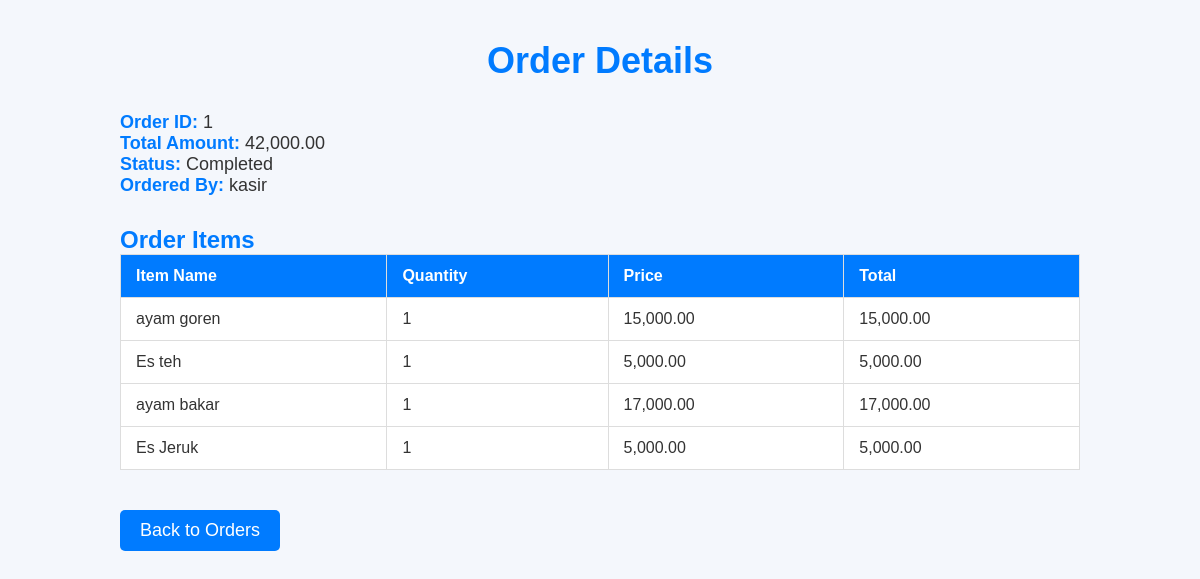
The page /pages/admin/order/order_detail.php?id=1 (signed in) on the database its author committed.
### tables this page shows
CREATE TABLE `orders` (
  `id` int(11) NOT NULL,
  `user_id` int(11) NOT NULL,
  `table_id` int(11) DEFAULT NULL,
  `order_type` enum('dine-in','take-away') NOT NULL,
  `total_amount` decimal(10,2) NOT NULL,
  `status` enum('pending','completed','cancelled') DEFAULT 'pending',
  `created_at` timestamp NULL DEFAULT current_timestamp(),
  `updated_at` timestamp NULL DEFAULT current_timestamp() ON UPDATE current_timestamp()
);

CREATE TABLE `users` (
  `id` int(11) NOT NULL,
  `username` varchar(100) NOT NULL,
  `password` varchar(255) NOT NULL,
  `role` enum('admin','kasir','pelayan') NOT NULL,
  `created_at` timestamp NOT NULL DEFAULT current_timestamp(),
  `updated_at` timestamp NOT NULL DEFAULT current_timestamp() ON UPDATE current_timestamp()
);

CREATE TABLE `order_items` (
  `id` int(11) NOT NULL,
  `order_id` int(11) NOT NULL,
  `menu_item_id` int(11) NOT NULL,
  `quantity` int(11) NOT NULL,
  `price` decimal(10,2) NOT NULL
);

CREATE TABLE `menu_items` (
  `id` int(11) NOT NULL,
  `name` varchar(255) NOT NULL,
  `category` enum('food','beverage','dessert') NOT NULL,
  `price` decimal(10,2) NOT NULL,
  `description` text DEFAULT NULL,
  `image` varchar(255) DEFAULT NULL,
  `created_at` timestamp NOT NULL DEFAULT current_timestamp(),
  `updated_at` timestamp NOT NULL DEFAULT current_timestamp() ON UPDATE current_timestamp()
);

### pages/admin/order/order_detail.php (the view, shortened to what this page needs)
<?php
include_once('../../../includes/db.php');
$orderId = $_GET['id'];
$sql = "SELECT orders.id, orders.total_amount, orders.status, orders.user_id, users.username
        FROM orders
        JOIN users ON orders.user_id = users.id
        WHERE orders.id = $orderId";
$orderResult = mysqli_query($conn, $sql);
$order = mysqli_fetch_assoc($orderResult);
$itemSql = "SELECT oi.quantity, oi.price, mi.name FROM order_items oi
            JOIN menu_items mi ON oi.menu_item_id = mi.id
            WHERE oi.order_id = $orderId";
$itemResult = mysqli_query($conn, $itemSql);
?>
<!DOCTYPE html>
<html lang="en">
<head>
</head>
<body>
    <h1>Order Details</h1>
    <div class="order-details">
        <p><strong>Order ID:</strong> <?php echo $order["id"]; ?></p>
        <p><strong>Total Amount:</strong> <?php echo number_format($order["total_amount"], 2); ?></p>
        <p><strong>Status:</strong> <?php echo ucfirst($order["status"]); ?></p>
        <p><strong>Ordered By:</strong> <?php echo $order["username"]; ?></p>
    </div>
    <h2>Order Items</h2>
    <table>
        <thead>
            <tr>
                <th>Item Name</th>
                <th>Quantity</th>
                <th>Price</th>
                <th>Total</th>
            </tr>
        </thead>
        <tbody>
            <?php while ($item = mysqli_fetch_assoc($itemResult)): ?>
                <tr>
                    <td><?php echo $item["name"]; ?></td>
                    <td><?php echo $item["quantity"]; ?></td>
                    <td><?php echo number_format($item["price"], 2); ?></td>
                    <td><?php echo number_format($item["quantity"] * $item["price"], 2); ?></td>
                </tr>
            <?php endwhile; ?>
        </tbody>
    </table>
    <a href="orders.php" class="back-btn">Back to Orders</a>
</body>
</html>

### pages/admin/order/order_detail.php (style rules this page uses)
* { margin: 0; padding: 0; box-sizing: border-box; }
body { font-family: 'Arial', sans-serif; background-color: #f4f7fc; color: #333; padding: 40px 20px; max-width: 1000px; margin: 0 auto; }
h1 { color: #007BFF; text-align: center; margin-bottom: 30px; font-size: 36px; }
h2 { color: #007BFF; margin-top: 20px; }
.order-details { margin-bottom: 30px; font-size: 18px; }
.order-details strong { color: #007BFF; }
table { width: 100%; border-collapse: collapse; margin-bottom: 20px; }
th, td { padding: 12px 15px; text-align: left; border: 1px solid #ddd; }
th { background-color: #007BFF; color: white; }
td { background-color: #fff; }
tr:nth-child(even) { background-color: #f9f9f9; }
.back-btn { display: inline-block; padding: 10px 20px; text-decoration: none; background-color: #007BFF; color: white; border-radius: 5px; font-size: 18px; margin-top: 20px; }

### rows shown on the page
orders: id "1", total_amount "42,000.00", status "Completed", user.username "kasir"
order_items: menu_item.name "ayam goren", quantity "1", price "15,000.00", $item["quantity"] * $item["price"] "15,000.00"
order_items: menu_item.name "Es teh", quantity "1", price "5,000.00", $item["quantity"] * $item["price"] "5,000.00"
order_items: menu_item.name "ayam bakar", quantity "1", price "17,000.00", $item["quantity"] * $item["price"] "17,000.00"
order_items: menu_item.name "Es Jeruk", quantity "1", price "5,000.00", $item["quantity"] * $item["price"] "5,000.00"
